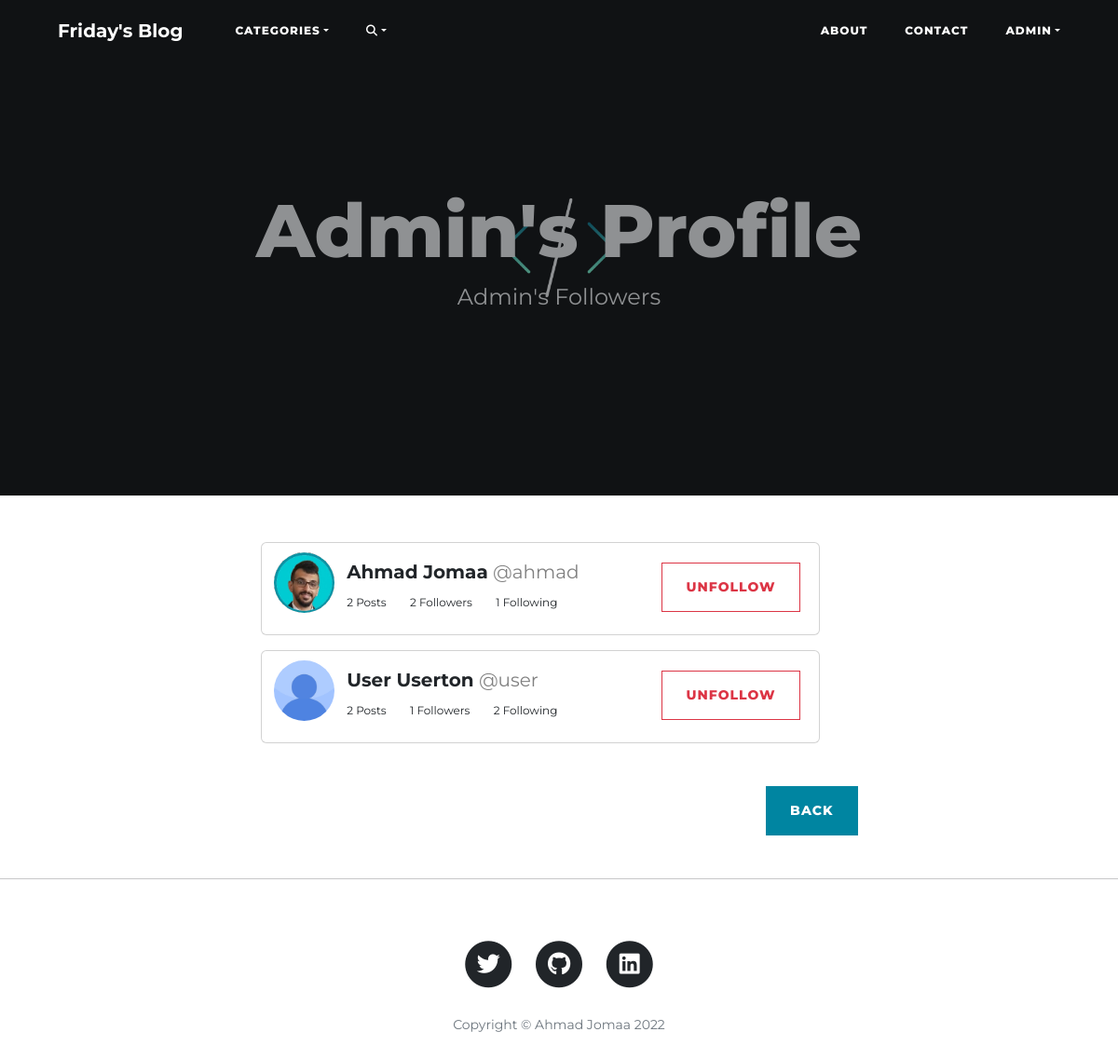
Screenshot of /blog/profile/admin/followers/ (signed in) with the database file from the repository.
### blog/models.py (models this page shows)
class UserProfile(models.Model):
    user = models.OneToOneField(User, on_delete=models.CASCADE)
    bio = models.TextField(blank=True, null=True)
    pfp = models.ImageField(verbose_name='Profile Picture', blank=True, null=True, upload_to="images/profile")
    bg = models.ImageField(verbose_name='Background Image', blank=True, null=True, upload_to="images/background")
    following = models.ManyToManyField("self", related_name="followers", blank=True, symmetrical=False,)  # if symmetrical is True it means that both must follow each other, as in the case of "add friend"

### blog/views.py (the view, shortened to what this page needs)
# urls.py: path("profile/<str:username>/followers/", views.FollowersView, name="followers"),
def FollowersView(request, username):
    host = User.objects.get(username=username)
    host_profile = UserProfile.objects.get(user=host)
    followers = host_profile.followers.all()
    current_user = request.user.userprofile
    for follower in followers:
        follower.num_posts = BlogPost.objects.filter(author=follower.user).count()
        follower.num_followers = follower.user.userprofile.followers.count()
        follower.num_following = follower.user.userprofile.following.count()
    return render(request, "blog/followers.html", {"username":username, "host":host, "followers": followers, "current_user": current_user})

### blog/context_processors.py (called while the page is built)
def add_variable_to_context(request):
    all_categories = {item[0]:item[1] for item in BlogPost.choices}
    return {"all_categories": all_categories}

### blog/templates/blog/followers.html (shortened to what this page needs)
{% extends 'blog/base.html' %}
{% load static %}
{% block content %}
  {% if host.userprofile.bg %}
    <header class="masthead" style="background-image: url({{ host.userprofile.bg.url }})">
  {% else %}
    <header class="masthead" style="background-image: url({% static 'images/default_bg.png' %})">
  {% endif %}
    <div class="overlay"></div>
    <div class="container">
      <div class="row">
        <div class="col-lg-8 col-md-10 mx-auto">
          <div class="site-heading">
            <h1>{{ host.username|title }}'s Profile</h1>
            {% if user.username == host.username %}
              <span class="subheading">{{user.first_name|title}}'s Followers</span>
            {% else %}
              <span class="subheading">{{host.first_name|title}}'s Followers</span>
            {% endif %}
          </div>
        </div>
      </div>
    </div>
  </header>
  <div class="container">
    <div class="row">
      <div class="col-lg-7 col-md-10 mx-auto">
        {% for follower in followers %}
        <div class="card mb-3" style="height:100px; width: 600px;">
          <div class="row no-gutters">
            <div class="col-md-2" style="text-align:center; padding-right:0">
              <a href="{% url 'blog:user_posts' follower.user.username %}">
              {% if follower.pfp %}
                  <img class="rounded-circle mt-2" style="margin:10px 10px 0 !important" src="{{follower.pfp.url}}" alt="avatar" width="65" height="65" />
              {% else %}
                  <img class="rounded-circle mt-2" style="margin:10px 10px 0 !important" src="{% static 'images/default_img.jpg' %}" alt="avatar" width="65" height="65" />
              {% endif %}
              </a>
            </div>
            <div class="col-md-6" style="padding-left:0;">
              <div class="card-body" style="padding-left:0">
                <hS class="card-title"><strong>{{ follower.user.first_name|title }} {{follower.user.last_name|title }}</strong>  <a href="{% url 'blog:user_posts' follower.user.username %}" style="text-decoration:none; color:grey;"> @{{ follower.user.username }}</a></hs>
                  <br>
                  <ul style="padding-left:0;">
                    <li style="font-size:12px; display:inline-block; padding-right:20px">{{ follower.num_posts }} Posts</li>
                    <li style="font-size:12px; display:inline-block; padding-right:20px"><a style="text-decoration: none">{{follower.num_followers}} Followers</a></li>
                    <li style="font-size:12px; display:inline-block; padding-right:20px"><a style="text-decoration: none">{{follower.num_following}} Following</a></li>
                  </ul>
                  {% if request.user != follower.user %}
                  <form method="POST">
                    {% if request.user.userprofile in follower.user.userprofile.followers.all %}
                        <button class="btn btn-outline-danger" name="follow" value="unfollow" type="submit" style="float:right; position:absolute; right:0; bottom:0; margin-right:20px; margin-bottom:24px;">Unfollow</button>
                    {% else %}
                        <button class="btn btn-outline-primary" name="follow" value="follow" type="submit" style="float:right; position:absolute; right:0; bottom:0; margin-right:20px; margin-bottom:24px;;">Follow</button>
                    {% endif %}
                  </form>
                  {% endif %}
              </div>
            </div>
          </div>
        </div>
        {% endfor %}
        <br>
        <a class="btn btn-primary float-right" style="float: right;" href="{% url 'blog:user_posts' host.username %}">Back</a>
      </div>
    </div>
  </div>
  <br>
  <hr>
{% endblock %}

### blog/templates/blog/base.html (shortened to what this page needs)
<!DOCTYPE html>
{% load static %}
<html lang="en">
<head>
  <link href="https://cdn.jsdelivr.net/npm/bootstrap@5.2.3/dist/css/bootstrap.min.css" rel="stylesheet">
  <link rel="stylesheet" href="https://cdnjs.cloudflare.com/ajax/libs/font-awesome/6.2.1/css/all.min.css">
  <link href="{% static 'blog/css/clean-blog.css' %}" rel="stylesheet">
</head>
<body>
  <nav class="navbar navbar-expand-lg navbar-light fixed-top" id="mainNav">
    <div class="container">
      <a class="navbar-brand" href="{% url 'blog:home' %}">Friday's Blog</a>
      <ul class="navbar-nav me-auto mb-2 mb-lg-0">
        <li class="nav-item dropdown">
          <a class="nav-link dropdown-toggle" href="#" role="button" data-bs-toggle="dropdown" aria-expanded="false">Categories</a>
        </li>
        <li>
        <li class="nav-item dropdown">
          <a class="nav-link dropdown-toggle" href="#" role="button" data-bs-toggle="dropdown" aria-expanded="false"><i class="fa-solid fa-magnifying-glass"></i></a>
        </li>
      </ul>
      <div class="collapse navbar-collapse justify-content-end" id="navbarSupportedContent">
        <ul class="navbar-nav ml-auto">
          <li class="nav-item">
            <a class="nav-link" href="{% url 'personal_site' %}">About</a>
          </li>
          <li class="nav-item">
            <a class="nav-link" href="{% url 'blog:contact' %}">Contact</a>
          </li>
          {% if not user.is_authenticated %}
            <li class="nav-item">
                <a class="nav-link" href="{% url 'login' %}">Login</a>
            </li>
            <li class="nav-item">
                <a class="nav-link" href="{% url 'signup' %}">Register</a>
            </li>
          {% else %}
            <li class="nav-item dropdown">
              <a class="nav-link dropdown-toggle" href="#" role="button" data-bs-toggle="dropdown" aria-expanded="false">{{user.username}}</a>
            </li>
          {% endif %}
        </ul>
      </div>
    </div>
  </nav>
  {% block content %}
  {% endblock %}
  <footer>
    <div class="container">
      <div class="row">
        <div class="col-lg-8 col-md-10 mx-auto">
          <ul class="list-inline text-center">
            <li class="list-inline-item">
              <a href="https://twitter.com/" target="_blank">
                <span class="fa-stack fa-lg">
                  <i class="fas fa-circle fa-stack-2x"></i>
                  <i class="fab fa-twitter fa-stack-1x fa-inverse"></i>
                </span>
              </a>
            </li>
            <li class="list-inline-item">
              <a href="https://github.com/AhMadness" target="_blank">
                <span class="fa-stack fa-lg">
                  <i class="fas fa-circle fa-stack-2x"></i>
                  <i class="fab fa-github fa-stack-1x fa-inverse"></i>
                </span>
              </a>
            </li>
            <li class="list-inline-item">
              <a href="https://www.linkedin.com/in/ahmad-jomaa-950630191/" target="_blank">
                <span class="fa-stack fa-lg">
                  <i class="fas fa-circle fa-stack-2x"></i>
                  <i class="fab fa-linkedin fa-stack-1x fa-inverse"></i>
                </span>
              </a>
            </li>
          </ul>
          <p class="copyright text-muted">Copyright &copy; Ahmad Jomaa 2022</p>
        </div>
      </div>
    </div>
  </footer>
</body>
</html>

### blog/static/blog/css/clean-blog.css (style rules this page uses)
body { font-size: 20px; color: #212529; font-family: 'Montserrat', sans-serif; font-weight: 400; }
p { line-height: 1.5; margin: 30px 0; }
h1, h2, h3, h4, h5, h6 { font-family: 'Montserrat', sans-serif; font-weight: 800; }
a { color: #212529; transition: all 0.2s; }
#mainNav { position: absolute; border-bottom: 1px solid #e9ecef; background-color: white; font-family: 'Montserrat', sans-serif; font-weight: 600; }
#mainNav .navbar-brand { font-weight: 700; color: #343a40; }
#mainNav .navbar-nav > li.nav-item > a { font-size: 12px; font-weight: 800; letter-spacing: 1px; text-transform: uppercase; }
@media only screen and (min-width: 992px) { #mainNav { border-bottom: 1px solid transparent; background: transparent; } }
@media only screen and (min-width: 992px) { #mainNav .navbar-brand { padding: 10px 20px; color: #fff; } }
@media only screen and (min-width: 992px) { #mainNav .navbar-nav > li.nav-item > a { padding: 10px 20px; color: #fff; } }
@media only screen and (min-width: 992px) { #mainNav { transition: background-color 0.2s; transform: translate3d(0, 0, 0); } }
header.masthead { margin-bottom: 50px; background: no-repeat center center; background-color: #868e96; background-attachment: scroll; position: relative; background-size: cover; }
header.masthead .overlay { position: absolute; top: 0; left: 0; height: 100%; width: 100%; background-color: #212529; opacity: 0.5; }
header.masthead .page-heading, header.masthead .post-heading, header.masthead .site-heading { padding: 200px 0 150px; color: #FFFFFF; }
@media only screen and (min-width: 768px) { header.masthead .page-heading, header.masthead .post-heading, header.masthead .site-heading { padding: 200px 0; } }
header.masthead .page-heading, header.masthead .site-heading { text-align: center; }
header.masthead .page-heading h1, header.masthead .site-heading h1 { font-size: 50px; margin-top: 0; }
header.masthead .page-heading .subheading, header.masthead .site-heading .subheading { font-size: 24px; font-weight: 300; line-height: 1.1; display: block; margin: 10px 0 0; font-family: 'Montserrat', sans-serif; font-weight: 400; }
@media only screen and (min-width: 768px) { header.masthead .page-heading h1, header.masthead .site-heading h1 { font-size: 80px; } }
footer { padding: 50px 0 65px; }
footer .list-inline { margin: 0; padding: 0; }
footer .copyright { font-size: 14px; margin-bottom: 0; text-align: center; }
.btn { font-size: 14px; font-weight: 800; padding: 15px 25px; letter-spacing: 1px; text-transform: uppercase; border-radius: 0; font-family: 'Montserrat', sans-serif; font-weight: 800; }
.btn-primary { background-color: #0085A1; border-color: #0085A1; }

### rows the page displays
UserProfile: pfp (picture), user.first_name "Ahmad", user.last_name "Jomaa", user.username "ahmad", num_posts "2", num_followers "2", num_following "1", shows "UNFOLLOW"
UserProfile: pfp (placeholder picture), user.first_name "User", user.last_name "Userton", user.username "user", num_posts "2", num_followers "1", num_following "2", shows "UNFOLLOW"

### other values shown
{{ user.username }} "ADMIN"
{{ host.username|title }} "Admin"
{{ user.first_name|title }} "Admin"
